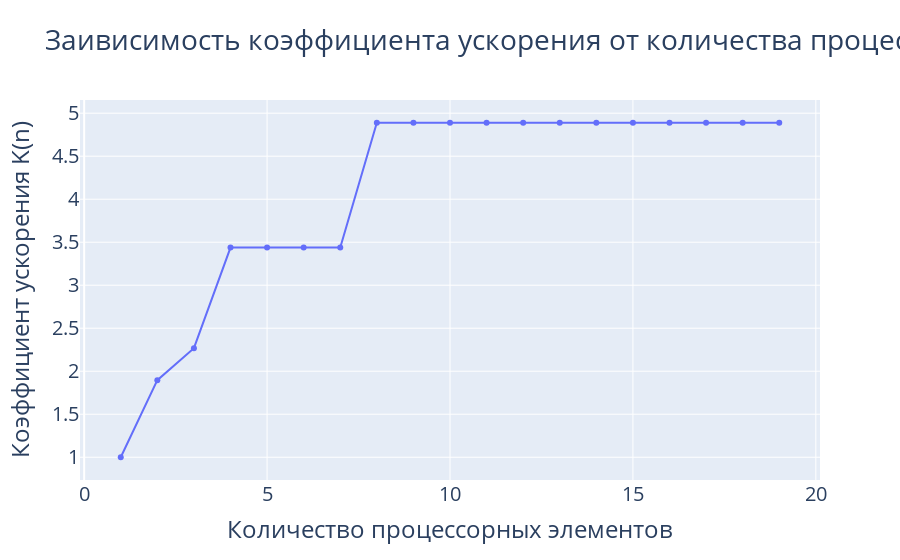

Notebook code cell kept with this figure:
### Markdown cell above
## Acceleration coeff on procs elems

### Code cell
x = []
y = []
ranks = []
for i in range(1, 20):
    matrix = MatrixPU(config={'PROCS_ELEMS': i, 'm': 2, 'q': 2, 'p': 2})
    report = matrix.report
    x.append(report['procs_amount'])
    y.append(report['acceleration_coeff'])
fig = go.Figure()
fig.add_trace(
    go.Scatter(x=x, y=y, name='K(n)',
               text=[f'n = {x}, K(n) = {y}' for x, y in zip(x, y)])
)
fig.update_layout(title='Заивисимость коэффициента ускорения от количества процессорных элементов',
                  font=dict(size=20),
                  xaxis_title='Количество процессорных элементов',
                  yaxis_title='Коэффициент ускорения K(n)')
fig.show()

### Figure 1 — Plotly figure (JSON) as saved in the notebook; plotly's stock layout.template omitted (floating-point values rounded to 4 significant figures)
{"data": [{"name": "K(n)", "text": ["n = 1, K(n) = 1.0", "n = 2, K(n) = 1.896551724137931", "n = 3, K(n) = 2.268041237113402", "n = 4, K(n) = 3.4375", "n = 5, K(n) = 3.4375", "n = 6, K(n) = 3.4375", "n = 7, K(n) = 3.4375", "n = 8, K(n) = 4.888888888888889", "n = 9, K(n) = 4.888888888888889", "n = 10, K(n) = 4.888888888888889", "n = 11, K(n) = 4.888888888888889", "n = 12, K(n) = 4.888888888888889", "n = 13, K(n) = 4.888888888888889", "n = 14, K(n) = 4.888888888888889", "n = 15, K(n) = 4.888888888888889", "n = 16, K(n) = 4.888888888888889", "n = 17, K(n) = 4.888888888888889", "n = 18, K(n) = 4.888888888888889", "n = 19, K(n) = 4.888888888888889"], "type": "scatter", "x": [1, 2, 3, 4, 5, 6, 7, 8, 9, 10, 11, 12, 13, 14, 15, 16, 17, 18, 19], "y": [1, 1.897, 2.268, 3.438, 3.438, 3.438, 3.438, 4.889, 4.889, 4.889, 4.889, 4.889, 4.889, 4.889, 4.889, 4.889, 4.889, 4.889, 4.889]}], "layout": {"font": {"size": 20}, "title": {"text": "Заивисимость коэффициента ускорения от количества процессорных элементов"}, "xaxis": {"title": {"text": "Количество процессорных элементов"}}, "yaxis": {"title": {"text": "Коэффициент ускорения K(n)"}}}}
